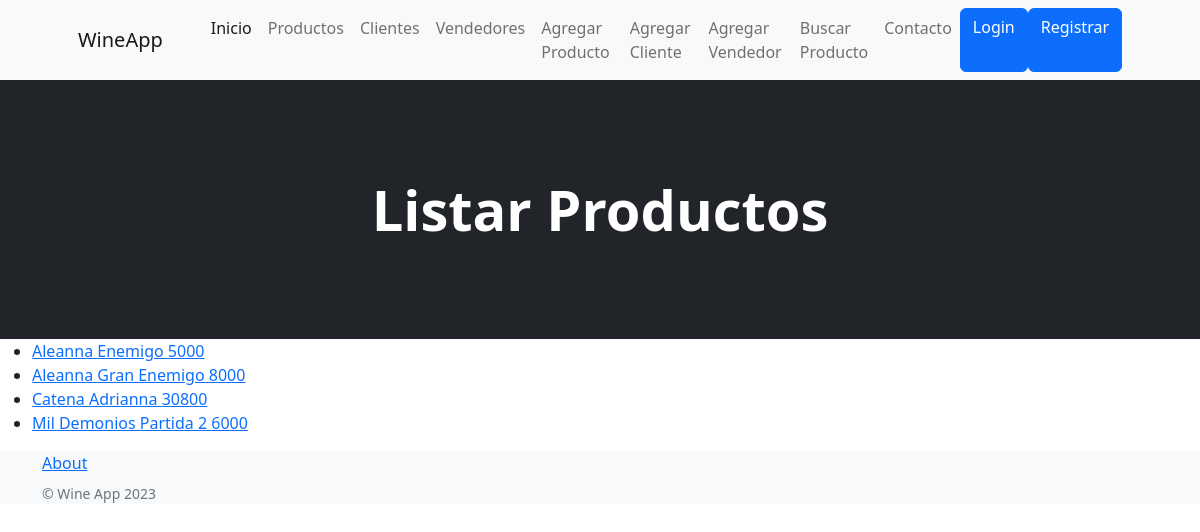
The page /wine_app/listar_productos on the database its author committed.
### wine_app/models.py (models this page shows, shortened)
class Productos(models.Model):
    bodega = models.CharField(max_length=40)
    etiqueta = models.CharField(max_length=40)
    precio = models.IntegerField()
    detalle = models.TextField()
    class Meta():
        verbose_name = 'Producto'
        verbose_name_plural = 'Productos'
        ordering = ('bodega',)
        unique_together = ('bodega', 'etiqueta')

### wine_app/views.py (the view)
# urls.py: path('listar_productos', listar_productos, name='listar_productos'),
def listar_productos(req):
    lista = Productos.objects.all()
    return render(req, "listar_productos.html", {"listar_productos": lista})

### wine_app/templates/listar_productos.html (shortened to what this page needs)
{% extends 'padre.html' %}
{% block cambioCenter %}
<header class="bg-dark py-5">
    <div class="container px-4 px-lg-5 my-5">
        <div class="text-center text-white">
            <h1 class="display-4 fw-bolder">Listar Productos</h1>
        </div>
    </div>
</header>
{% endblock cambioCenter %}
{% block contenidoQueCambia %}
<body>
    <ul>
        {% for producto in listar_productos %}
            <li>
                <a href="{% url 'detalles_producto' producto.id %}">
                    {{ producto.bodega }} {{ producto.etiqueta }} {{ producto.precio }}
                </a>
            </li>
        {% endfor %}
    </ul>
</body>
{% endblock contenidoQueCambia %}

### rows shown on the page
Productos: bodega "Aleanna", etiqueta "Enemigo", precio "5000"
Productos: bodega "Aleanna", etiqueta "Gran Enemigo", precio "8000"
Productos: bodega "Catena", etiqueta "Adrianna", precio "30800"
Productos: bodega "Mil Demonios", etiqueta "Partida 2", precio "6000"
